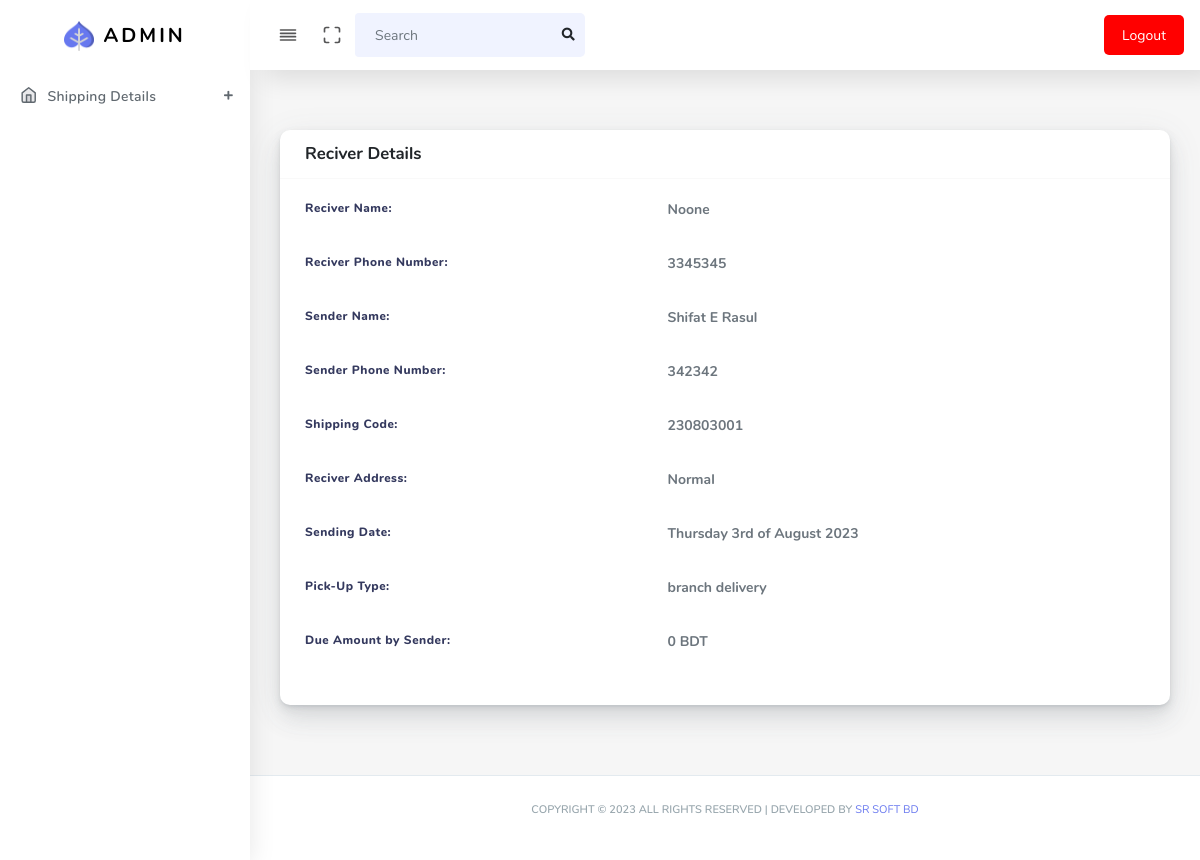
Page /shipping_order_details.php?id=6 (signed in) on the committed database.
### tables this page shows
CREATE TABLE `courier_package` (
  `id` int(11) NOT NULL,
  `c_number` varchar(100) NOT NULL,
  `category_name` varchar(255) NOT NULL,
  `branch_name` varchar(255) NOT NULL,
  `pickup_type` varchar(255) NOT NULL,
  `date` varchar(255) NOT NULL,
  `status` varchar(255) NOT NULL,
  `sender_name` varchar(255) NOT NULL,
  `s_phone` varchar(110) NOT NULL,
  `s_address` varchar(255) NOT NULL,
  `r_name` varchar(255) NOT NULL,
  `r_phone` varchar(110) NOT NULL,
  `r_address` varchar(255) NOT NULL,
  `c_charge` int(11) NOT NULL,
  `paid_amount` int(11) NOT NULL,
  `due_amount` int(11) NOT NULL,
  `shipping_status` int(11) NOT NULL,
  `thana` varchar(255) NOT NULL,
  `district` varchar(255) NOT NULL,
  `division` varchar(255) NOT NULL,
  `sender_branch` varchar(120) NOT NULL,
  `driver_name` varchar(255) NOT NULL,
  `vehicle_number` varchar(255) NOT NULL
);

### shipping_order_details.php (the view, shortened to what this page needs)
<?php
include("header.php");
$id = $_GET['id'];
?>
<div class="row">
  <div class="col-12 col-md-12 col-lg-12">
    <div class="card">
      <div class="card-header">
        <h4>Reciver Details</h4>
      </div>
      <div class="card-body">
            <?php
            $sql = "SELECT * FROM courier_package where id=$id ORDER BY id DESC";
            $result = $conn->query($sql);
            if ($result->num_rows > 0) {
              while ($row = $result->fetch_assoc()) {
            ?>
                <div class="form-group row">
                  <label class="col-sm-5"><strong>Reciver Name:</strong></label>
                  <div class="col-sm-7">
                    <label><strong><?php echo $row['r_name'] ?></strong></label>
                  </div>
                </div>
                <div class="form-group row">
                  <label class="col-sm-5"><strong>Reciver Phone Number:</strong></label>
                  <div class="col-sm-7">
                    <label><strong><?php echo $row['r_phone'] ?></strong></label>
                  </div>
                </div>
                <div class="form-group row">
                  <label class="col-sm-5"><strong>Sender Name:</strong></label>
                  <div class="col-sm-7">
                    <label><strong><?php echo $row['sender_name'] ?></strong></label>
                  </div>
                </div>
                <div class="form-group row">
                  <label class="col-sm-5"><strong>Sender Phone Number:</strong></label>
                  <div class="col-sm-7">
                    <label><strong><?php echo $row['s_phone'] ?></strong></label>
                  </div>
                </div>
                <div class="form-group row">
                  <label class="col-sm-5"><strong>Shipping Code:</strong></label>
                  <div class="col-sm-7">
                    <label><strong><?php echo $row['c_number'] ?></strong></label>
                  </div>
                </div>
                <div class="form-group row">
                  <label class="col-sm-5"><strong>Reciver Address:</strong></label>
                  <div class="col-sm-7">
                    <label><strong><?php echo $row['status'] ?></strong></label>
                  </div>
                </div>
                <div class="form-group row">
                  <label class="col-sm-5"><strong>Sending Date:</strong></label>
                  <div class="col-sm-7">
                    <label><strong><?php echo $row['date'] ?></strong></label>
                  </div>
                </div>
                <div class="form-group row">
                  <label class="col-sm-5"><strong>Pick-Up Type:</strong></label>
                  <div class="col-sm-7">
                    <label><strong><?php echo $row['pickup_type'] ?></strong></label>
                  </div>
                </div>
                <div class="form-group row">
                  <label class="col-sm-5"><strong>Due Amount by Sender:</strong></label>
                  <div class="col-sm-7">
                    <label><strong><?php echo $row['due_amount'] ?> BDT</strong></label>
                  </div>
                </div>
          <?php }
            }
           ?>
          </div>
      </div>
    </div>
  </div>
  <?php include("footer.php"); ?>

### rows in the picture
courier_package: r_name "Noone", r_phone "3345345", sender_name "Shifat E Rasul", s_phone "342342", c_number "230803001", status "Normal", date "Thursday 3rd of August 2023", pickup_type "branch delivery", due_amount "0"
